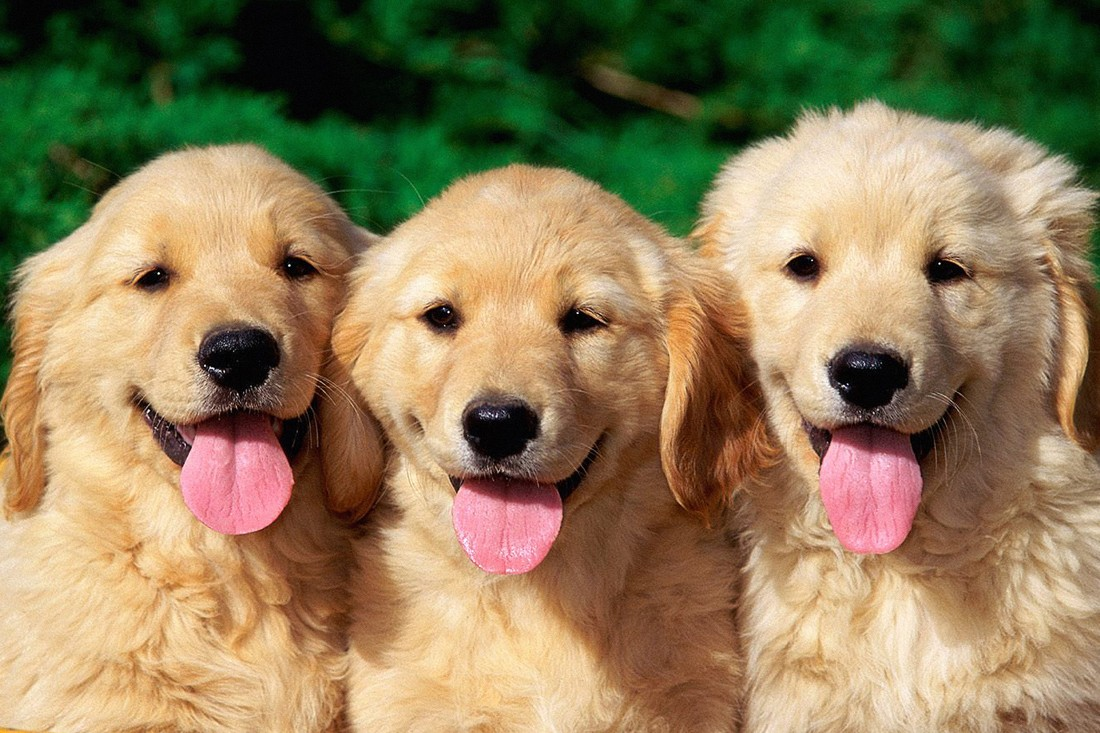
#> input picture DATA/DOGS.jpeg, 1100 x 733 px
$ jupyter execute --allow-errors '6. Translations.ipynb'
#> lines starting #> are read from the running program, lines starting #| are printed output that depends on the picture
## Translations

This an affine transform that simply shifts the position of an image.

We use cv2.warpAffine to implement these transformations.

- Translation is the shifting of an image along the x and y axis
- using translation, we can shift an image up, down left, or right, along with any combination

[cell 1]
import cv2
import numpy as np

[cell 2]
image = cv2.imread('DATA/DOGS.jpeg')
#> image is the input picture: shape (733, 1100, 3); mean B, G, R 90.4, 126.5, 143.8

[cell 3]
a = (2,3,4,5,6)

#> (a cell that did not finish here is left out)

[cell 5]
image.shape
#> Out = (733, 1100, 3)

[cell 6]
# Store height and width of the image
height, width = image.shape[:2]
#> height = 733; width = 1100

[cell 7]
image.shape
#> Out = (733, 1100, 3)

[cell 8]
image.shape
#> Out = (733, 1100, 3)

[cell 9]
q_h, q_w = height/4, width/4
#> q_h = 183.2; q_w = 275

# create a transaltion matrix
#       | 1 0 Tx |
#  T  = | 0 1 Ty |

- NOTE
    - Tx: shift image from x axis, +ve number will shift the image to right side and -ve number will shift the image to left side
    - Ty: shift the image up and down from y axis +ve for down and -ve for up

[cell 10]
# T is our translation matrix
T = np.float32([[1, 0, q_h], [0, 1, q_w]])
#> T = [[1, 0, 183.2], [0, 1, 275]]

[cell 11]
T

[cell 12]
# We use warpAffine to transform the image using the matrix, T
img_translation = cv2.warpAffine(image, T, (width, height))
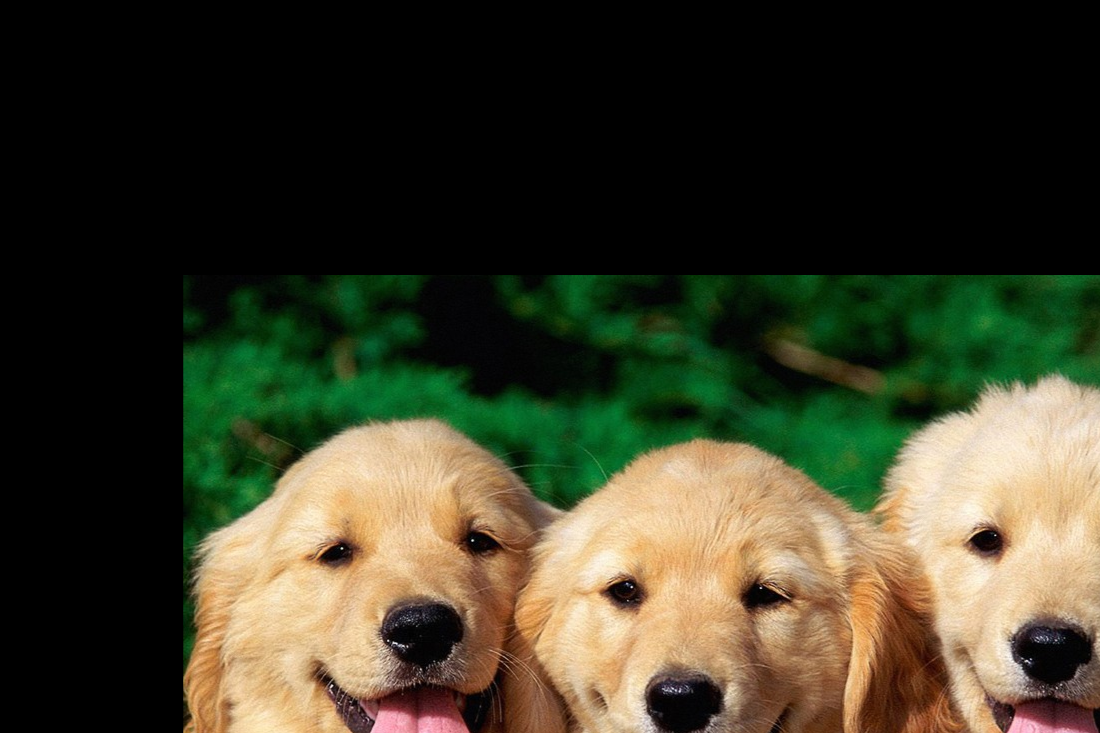
#> img_translation: shape (733, 1100, 3); mean B, G, R 40.6, 60.2, 61.4

[cell 13]
cv2.imshow("orignal", image )
cv2.imshow('Translation', img_translation)
cv2.waitKey()
cv2.destroyAllWindows()

### Create functions

[cell 14]
def show(img):
    cv2.imshow('output', img)
    cv2.waitKey()
    cv2.destroyAllWindows()

[cell 15]
def translate(image, x, y):

#> called with x = 0, y = 100
    M = np.float32([[1, 0, x], [0, 1, y]])
    shifted = cv2.warpAffine(image, M, (image.shape[1], image.shape[0]))
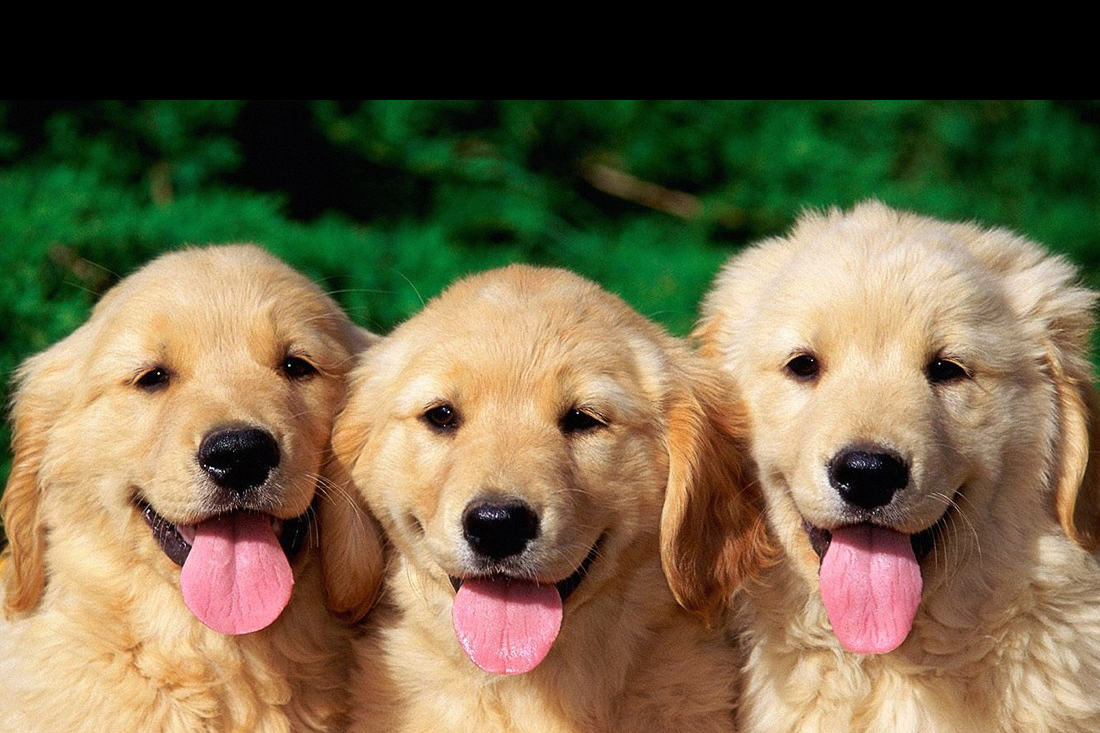
#> shifted: shape (733, 1100, 3); mean B, G, R 72.8, 102.9, 115.3
    return shifted

[cell 16]
#shift image down
shifted = translate(image, 0, 100)
show(shifted)
# cv2.imshow("Shifted down image", shifted)
# cv2.waitKey(0)
# cv2.destroyAllWindows()

[cell 17]
#shift image up
shifted = translate(image, 0, -100)
#> call 2 of translate, with x = 0, y = -100
#> in translate (call 2), `shifted = cv2.warpAffine(image, M, (image.shape[1], image.shape[0]))`:
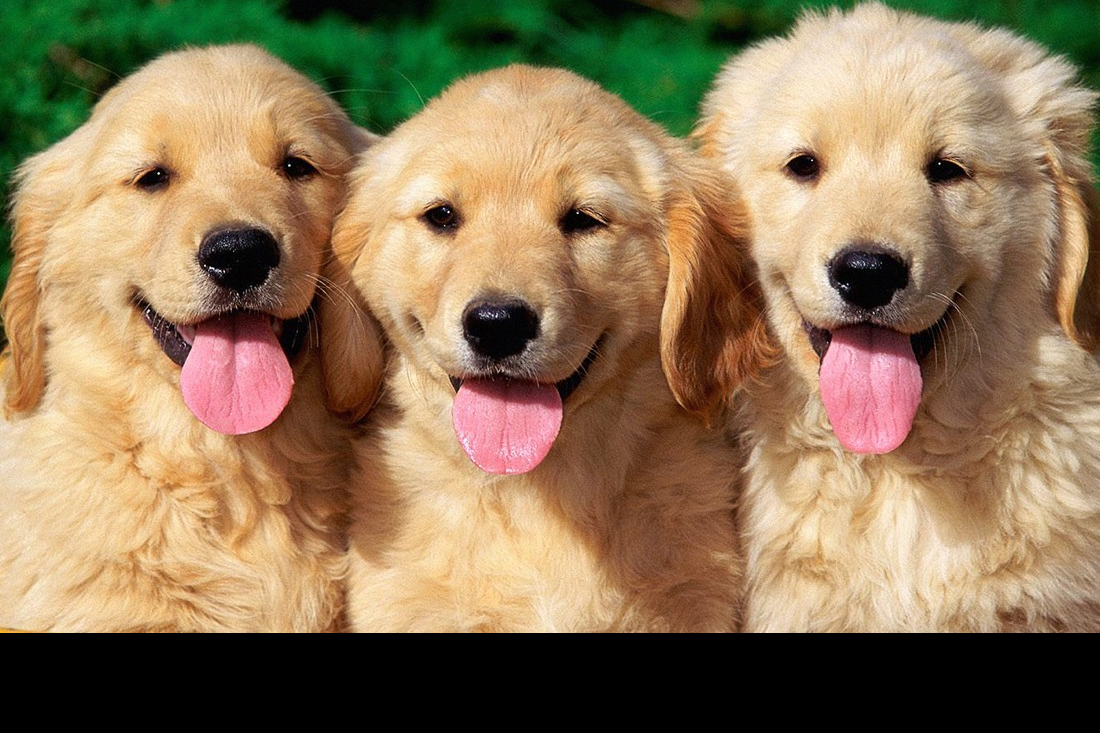
#> shifted: shape (733, 1100, 3); mean B, G, R 88.5, 120, 142.6
cv2.imshow("Shifted up image", shifted)
cv2.waitKey(0)
cv2.destroyAllWindows()

[cell 18]
#shift image left
shifted = translate(image, -100, 0)
#> call 3 of translate, with x = -100, y = 0
#> in translate (call 3), `shifted = cv2.warpAffine(image, M, (image.shape[1], image.shape[0]))`:
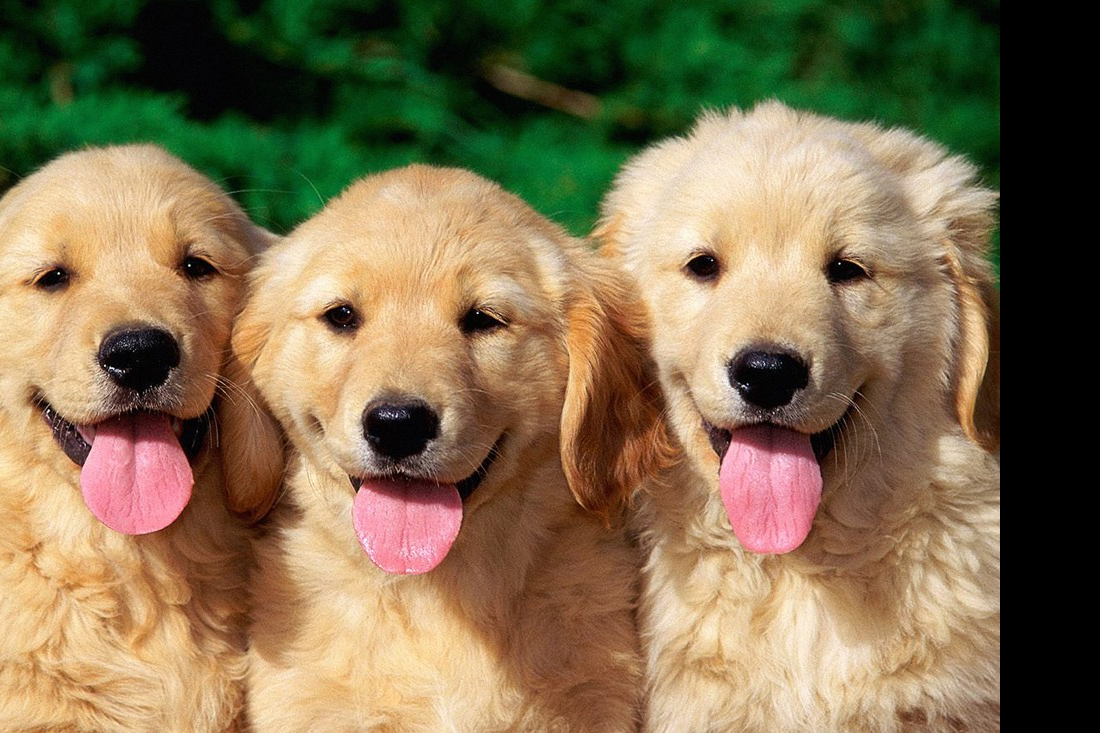
#> shifted: shape (733, 1100, 3); mean B, G, R 81.2, 113, 130.1
cv2.imshow("Shifted left image", shifted)
cv2.waitKey(0)
cv2.destroyAllWindows()

[cell 19]
#shift image right
shifted = translate(image, -100, 0)
cv2.imshow("Shifted right image", shifted)
cv2.waitKey(0)
cv2.destroyAllWindows()

[cell 20]
#shift image right and down
shifted = translate(image, 100, 50)
#> in translate (call 5), `shifted = cv2.warpAffine(image, M, (image.shape[1], image.shape[0]))`:
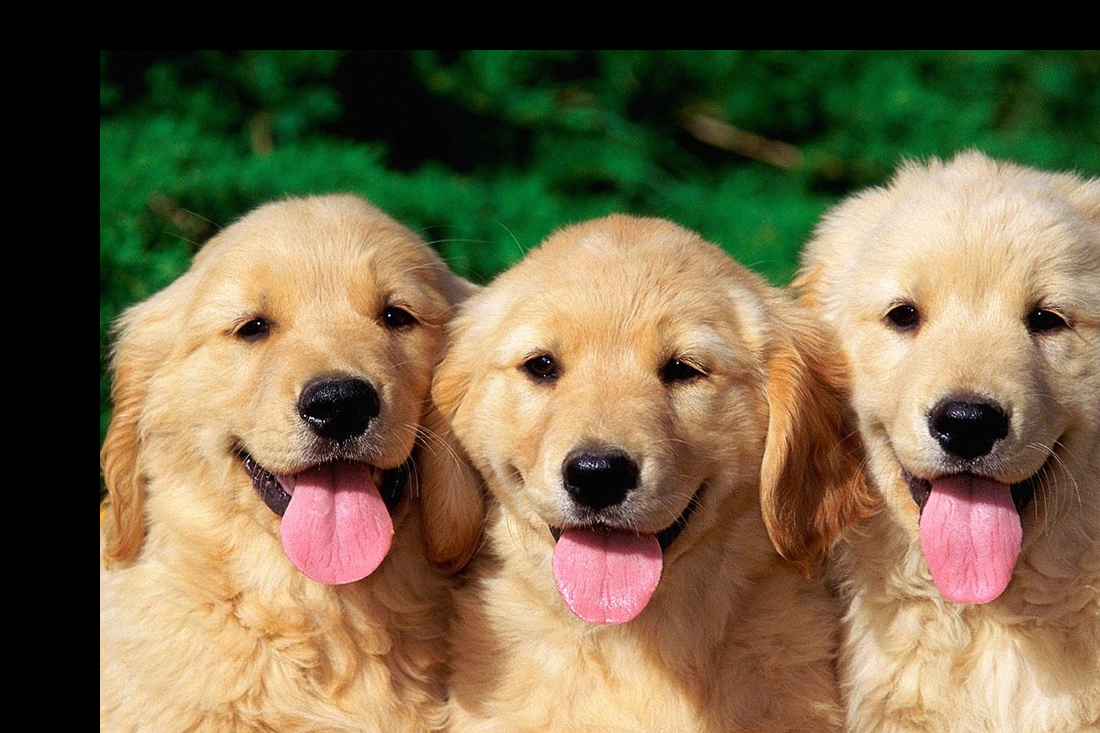
#> shifted: shape (733, 1100, 3); mean B, G, R 74.3, 104.7, 118.8

$ run again, with DATA/tobago.jpg copied over DATA/DOGS.jpeg
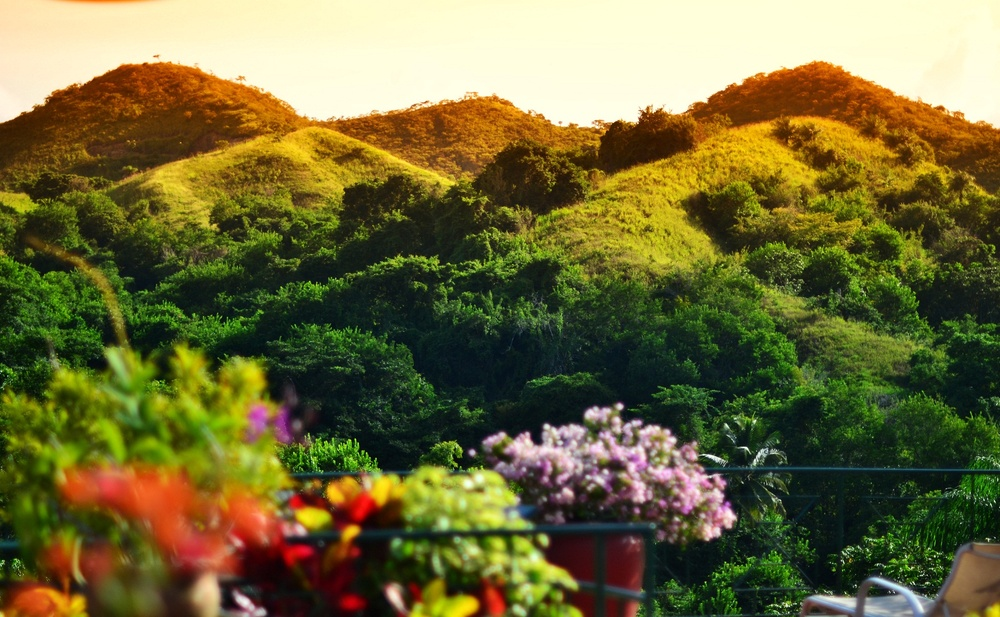
#> input picture DATA/tobago.jpg, 1000 x 617 px, shrunk from 1936 x 1194 before the run
#> image is the input picture: shape (617, 1000, 3); mean B, G, R 57.4, 105.2, 110.9
#> `img_translation = cv2.warpAffine(image, T, (width, height))`:
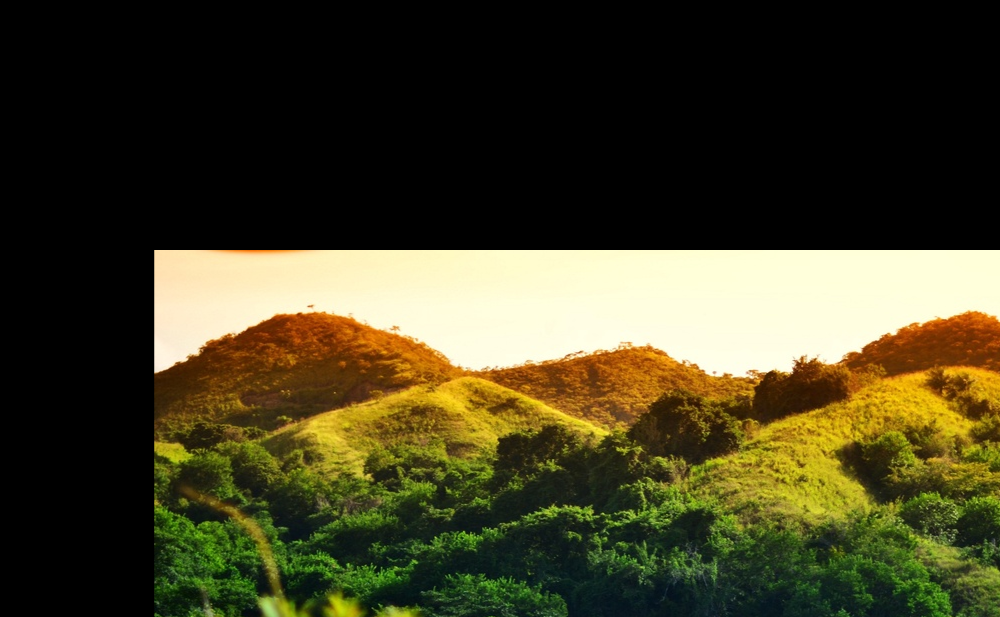
#> img_translation: shape (617, 1000, 3); mean B, G, R 35.9, 62.6, 66.6
#> in translate (call 5), `shifted = cv2.warpAffine(image, M, (image.shape[1], image.shape[0]))`:
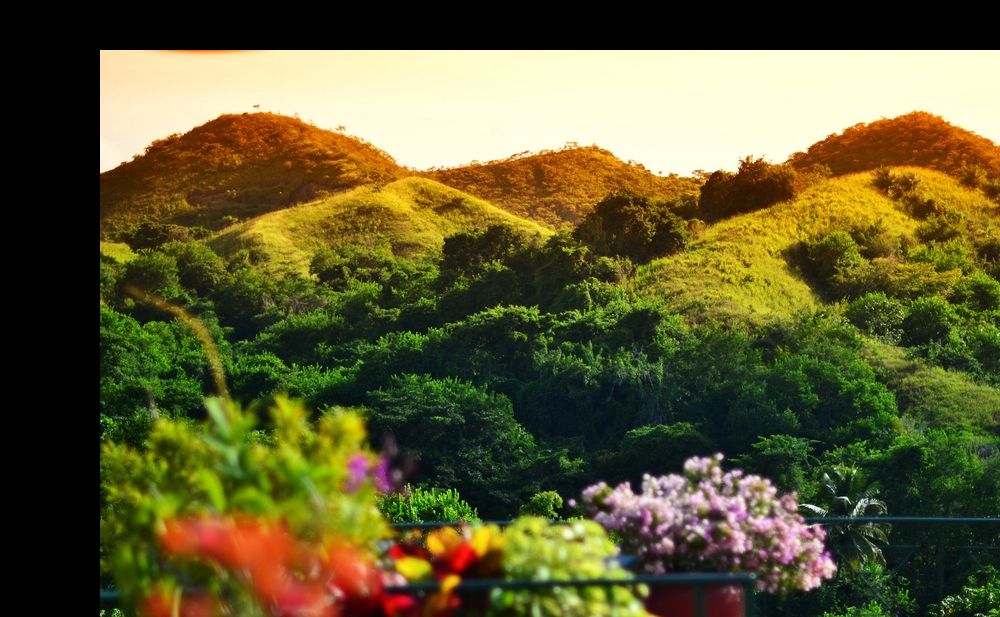
#> shifted: shape (617, 1000, 3); mean B, G, R 48.9, 90.1, 95.3

$ run again, with DATA/two_people.jpg.jpg copied over DATA/DOGS.jpeg
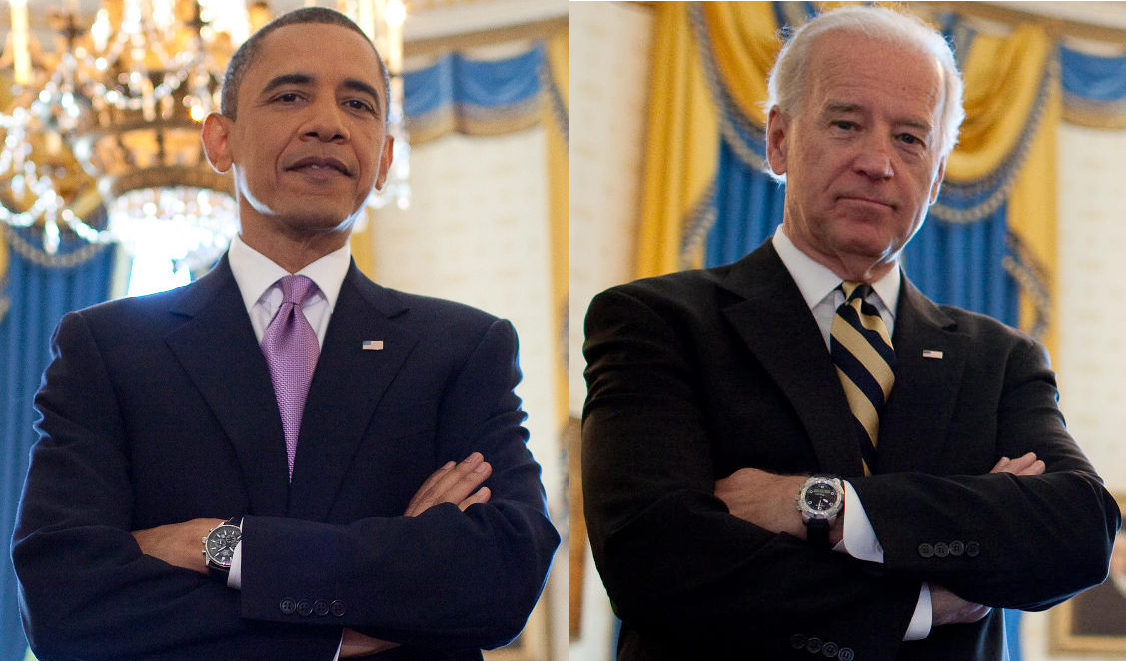
#> input picture DATA/two_people.jpg.jpg, 1126 x 661 px
#> image is the input picture: shape (661, 1126, 3); mean B, G, R 87, 92.9, 103.3
#> `img_translation = cv2.warpAffine(image, T, (width, height))`:
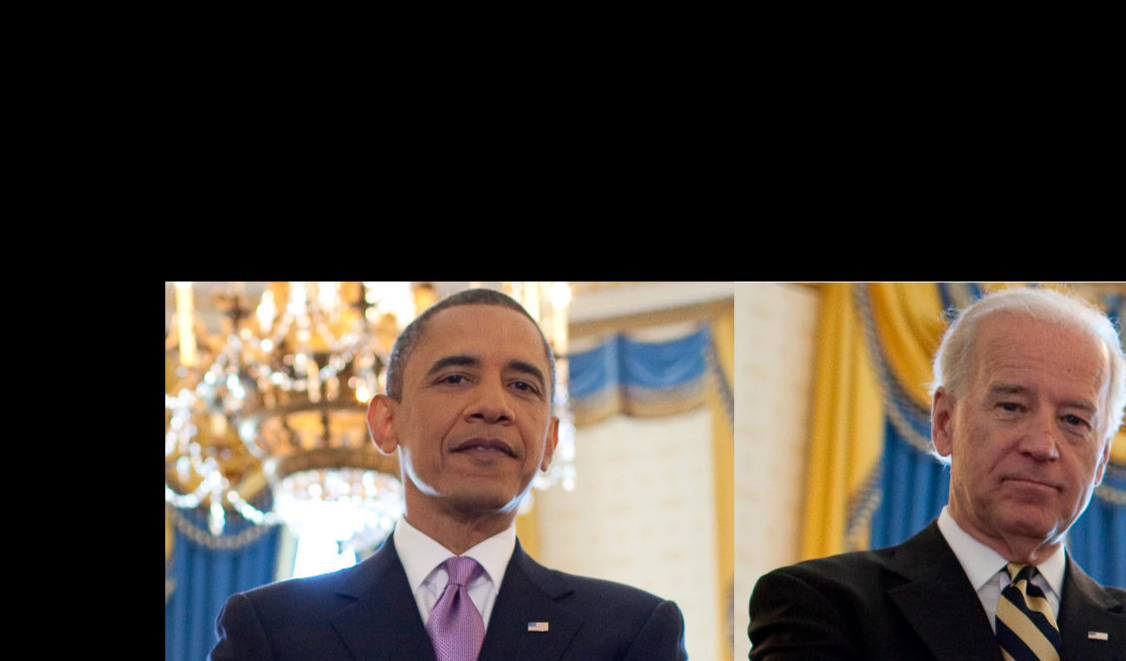
#> img_translation: shape (661, 1126, 3); mean B, G, R 57, 64.1, 72.5
#> in translate (call 5), `shifted = cv2.warpAffine(image, M, (image.shape[1], image.shape[0]))`:
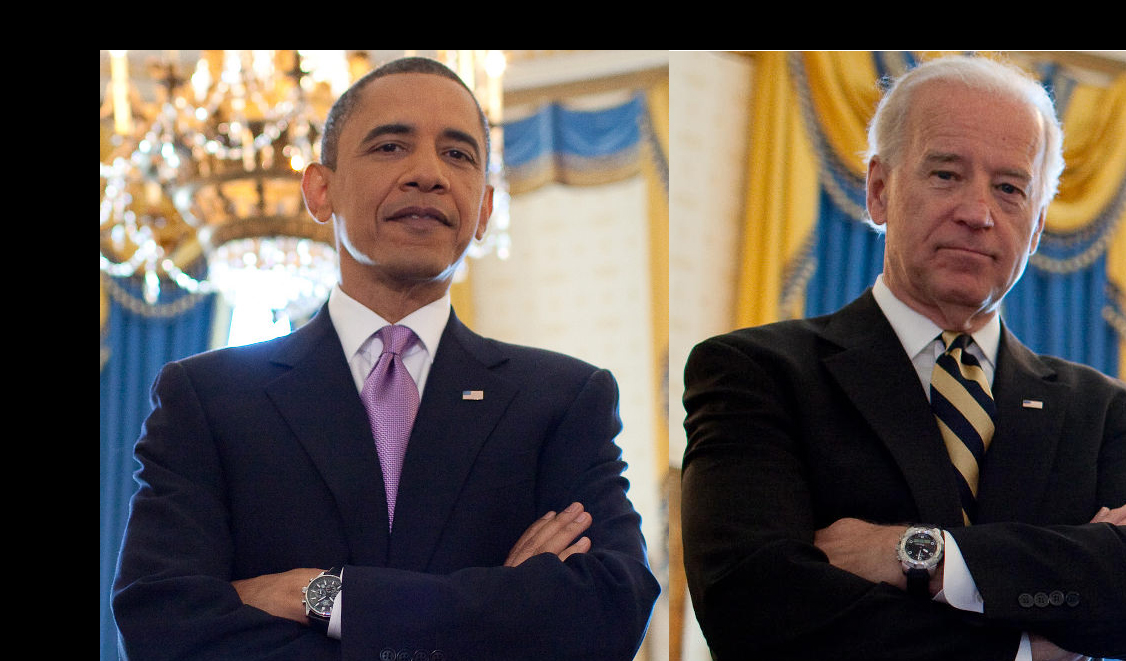
#> shifted: shape (661, 1126, 3); mean B, G, R 73, 78, 87.5
